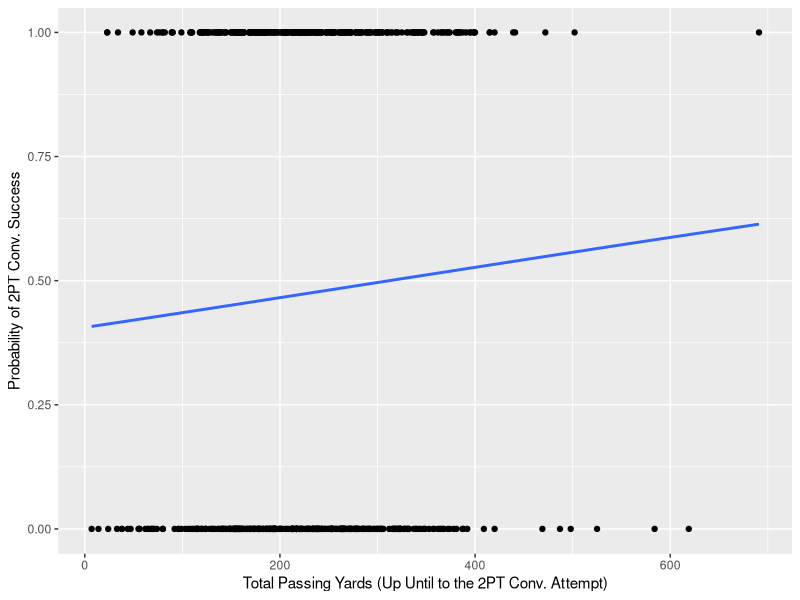
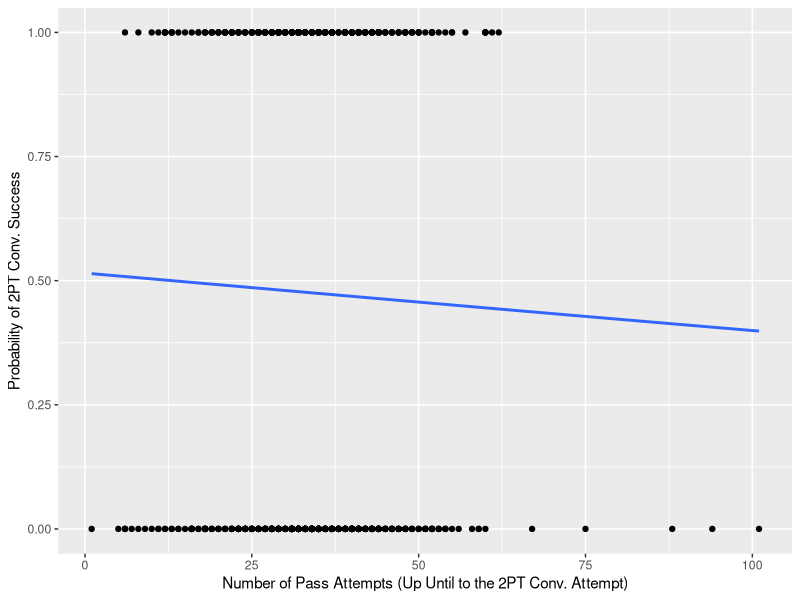
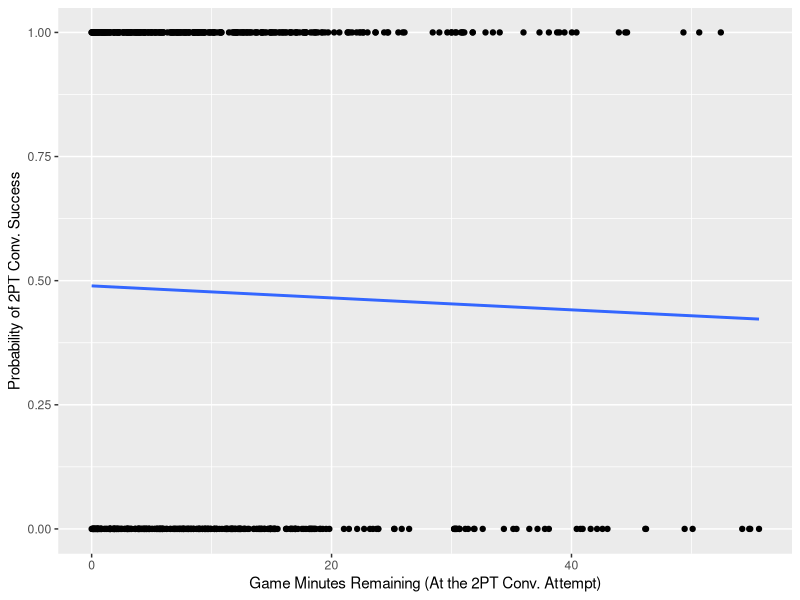

These figures' R source, in order:
## ---- chunk 1
library(tidyverse)
library(lubridate)
library(MASS)
two_points <- read_csv("two_point_attempts.csv") %>% 
  mutate(play_type = as.factor(play_type),
         weather_detail = as.factor(weather_detail)) %>% 
  drop_na(third_down_conv_percentage)
## ---- chunk 2
glm_twopt <- glm(two_point_conv_result ~ prop_runs_greater_than_2_yards + prop_passes_greater_than_2_yards + total_pass_yards + total_run_yards + num_runs + num_passes + avg_yds_per_play + completion_percentage + play_type + score_differential + avg_yards_per_run + avg_yards_per_pass + score_differential + game_seconds_remaining + third_down_conv_percentage, family = binomial(link= "logit"), data = two_points, na.action = na.exclude)
## ---- chunk 3
aic_glm <- stepAIC(glm_twopt)
## ---- chunk 4
summary(aic_glm)
## ---- chunk 5
quantile(two_points$prop_runs_greater_than_2_yards, na.rm = T)
## ---- chunk 6
ggplot(two_points, aes(x = total_pass_yards, y = two_point_conv_result)) + 
  geom_point() + 
  stat_smooth(method = "glm", method.args = list(family="binomial"), se = FALSE) +
  labs(x = "Total Passing Yards (Up Until to the 2PT Conv. Attempt)", y = "Probability of 2PT Conv. Success")
## ---- chunk 7
ggplot(two_points, aes(x = num_passes, y = two_point_conv_result)) + 
  geom_point() + 
  stat_smooth(method = "glm", method.args = list(family="binomial"), se = FALSE) +
  labs(x = "Number of Pass Attempts (Up Until to the 2PT Conv. Attempt)", y = "Probability of 2PT Conv. Success")
## ---- chunk 8
ggplot(two_points, aes(x = game_seconds_remaining/60, y = two_point_conv_result)) + 
  geom_point() + 
  stat_smooth(method = "glm", method.args = list(family="binomial"), se = FALSE) +
  labs(x = "Game Minutes Remaining (At the 2PT Conv. Attempt)", y = "Probability of 2PT Conv. Success")
